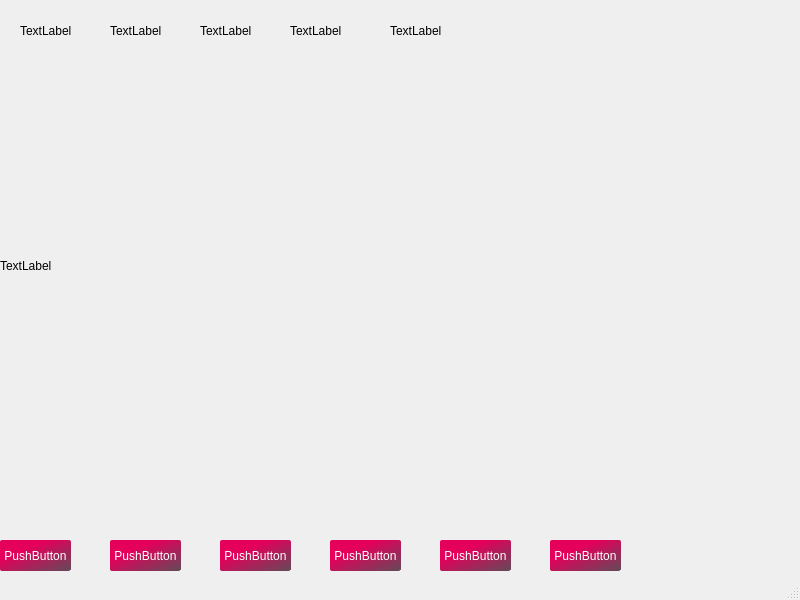
<?xml version="1.0" encoding="UTF-8"?>
<ui version="4.0">
 <class>MainWindow</class>
 <widget class="QMainWindow" name="MainWindow">
  <property name="geometry">
   <rect>
    <x>0</x>
    <y>0</y>
    <width>800</width>
    <height>600</height>
   </rect>
  </property>
  <property name="windowTitle">
   <string>MainWindow</string>
  </property>
  <widget class="QWidget" name="centralwidget">
   <widget class="QLabel" name="label">
    <property name="geometry">
     <rect>
      <x>0</x>
      <y>0</y>
      <width>791</width>
      <height>531</height>
     </rect>
    </property>
    <property name="text">
     <string>TextLabel</string>
    </property>
   </widget>
   <widget class="QLabel" name="label_2">
    <property name="geometry">
     <rect>
      <x>20</x>
      <y>20</y>
      <width>51</width>
      <height>21</height>
     </rect>
    </property>
    <property name="text">
     <string>TextLabel</string>
    </property>
   </widget>
   <widget class="QLabel" name="label_3">
    <property name="geometry">
     <rect>
      <x>110</x>
      <y>20</y>
      <width>51</width>
      <height>21</height>
     </rect>
    </property>
    <property name="text">
     <string>TextLabel</string>
    </property>
   </widget>
   <widget class="QLabel" name="label_4">
    <property name="geometry">
     <rect>
      <x>200</x>
      <y>20</y>
      <width>51</width>
      <height>21</height>
     </rect>
    </property>
    <property name="text">
     <string>TextLabel</string>
    </property>
   </widget>
   <widget class="QLabel" name="label_5">
    <property name="geometry">
     <rect>
      <x>290</x>
      <y>20</y>
      <width>51</width>
      <height>21</height>
     </rect>
    </property>
    <property name="text">
     <string>TextLabel</string>
    </property>
   </widget>
   <widget class="QLabel" name="label_6">
    <property name="geometry">
     <rect>
      <x>390</x>
      <y>20</y>
      <width>51</width>
      <height>21</height>
     </rect>
    </property>
    <property name="text">
     <string>TextLabel</string>
    </property>
   </widget>
   <widget class="QPushButton" name="pushButton">
    <property name="geometry">
     <rect>
      <x>0</x>
      <y>540</y>
      <width>71</width>
      <height>31</height>
     </rect>
    </property>
    <property name="styleSheet">
     <string notr="true">border-radius: 2px;

background-color: qlineargradient(spread:pad, x1:0.057, y1:0.006, x2:1, y2:0.977, stop:0.3125 rgba(228, 0, 91, 255), stop:0.988636 rgba(102, 72, 88, 255), stop:1 rgba(255, 255, 255, 255));

color: rgb(255, 255, 255);
box-shadow: 10px 10px 10px 10px rgb(170, 170, 170) ;</string>
    </property>
    <property name="text">
     <string>PushButton</string>
    </property>
   </widget>
   <widget class="QPushButton" name="pushButton_2">
    <property name="geometry">
     <rect>
      <x>110</x>
      <y>540</y>
      <width>71</width>
      <height>31</height>
     </rect>
    </property>
    <property name="styleSheet">
     <string notr="true">border-radius: 2px;

background-color: qlineargradient(spread:pad, x1:0.057, y1:0.006, x2:1, y2:0.977, stop:0.3125 rgba(228, 0, 91, 255), stop:0.988636 rgba(102, 72, 88, 255), stop:1 rgba(255, 255, 255, 255));

color: rgb(255, 255, 255);
box-shadow: 10px 10px 10px 10px rgb(170, 170, 170) ;</string>
    </property>
    <property name="text">
     <string>PushButton</string>
    </property>
   </widget>
   <widget class="QPushButton" name="pushButton_3">
    <property name="geometry">
     <rect>
      <x>220</x>
      <y>540</y>
      <width>71</width>
      <height>31</height>
     </rect>
    </property>
    <property name="styleSheet">
     <string notr="true">border-radius: 2px;

background-color: qlineargradient(spread:pad, x1:0.057, y1:0.006, x2:1, y2:0.977, stop:0.3125 rgba(228, 0, 91, 255), stop:0.988636 rgba(102, 72, 88, 255), stop:1 rgba(255, 255, 255, 255));

color: rgb(255, 255, 255);
box-shadow: 10px 10px 10px 10px rgb(170, 170, 170) ;</string>
    </property>
    <property name="text">
     <string>PushButton</string>
    </property>
   </widget>
   <widget class="QPushButton" name="pushButton_4">
    <property name="geometry">
     <rect>
      <x>330</x>
      <y>540</y>
      <width>71</width>
      <height>31</height>
     </rect>
    </property>
    <property name="styleSheet">
     <string notr="true">border-radius: 2px;

background-color: qlineargradient(spread:pad, x1:0.057, y1:0.006, x2:1, y2:0.977, stop:0.3125 rgba(228, 0, 91, 255), stop:0.988636 rgba(102, 72, 88, 255), stop:1 rgba(255, 255, 255, 255));

color: rgb(255, 255, 255);
box-shadow: 10px 10px 10px 10px rgb(170, 170, 170) ;</string>
    </property>
    <property name="text">
     <string>PushButton</string>
    </property>
   </widget>
   <widget class="QPushButton" name="pushButton_5">
    <property name="geometry">
     <rect>
      <x>440</x>
      <y>540</y>
      <width>71</width>
      <height>31</height>
     </rect>
    </property>
    <property name="styleSheet">
     <string notr="true">border-radius: 2px;

background-color: qlineargradient(spread:pad, x1:0.057, y1:0.006, x2:1, y2:0.977, stop:0.3125 rgba(228, 0, 91, 255), stop:0.988636 rgba(102, 72, 88, 255), stop:1 rgba(255, 255, 255, 255));

color: rgb(255, 255, 255);
box-shadow: 10px 10px 10px 10px rgb(170, 170, 170) ;</string>
    </property>
    <property name="text">
     <string>PushButton</string>
    </property>
   </widget>
   <widget class="QPushButton" name="pushButton_6">
    <property name="geometry">
     <rect>
      <x>550</x>
      <y>540</y>
      <width>71</width>
      <height>31</height>
     </rect>
    </property>
    <property name="styleSheet">
     <string notr="true">border-radius: 2px;

background-color: qlineargradient(spread:pad, x1:0.057, y1:0.006, x2:1, y2:0.977, stop:0.3125 rgba(228, 0, 91, 255), stop:0.988636 rgba(102, 72, 88, 255), stop:1 rgba(255, 255, 255, 255));

color: rgb(255, 255, 255);
box-shadow: 10px 10px 10px 10px rgb(170, 170, 170) ;</string>
    </property>
    <property name="text">
     <string>PushButton</string>
    </property>
   </widget>
  </widget>
  <widget class="QStatusBar" name="statusbar"/>
 </widget>
 <resources/>
 <connections/>
</ui>
